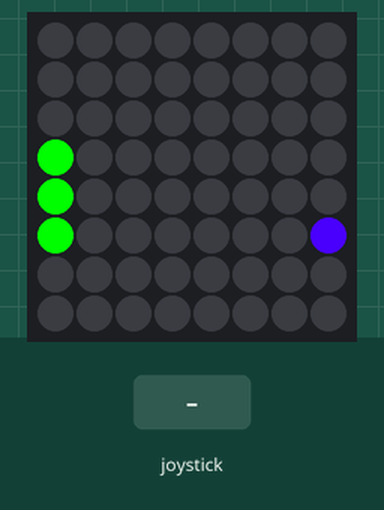
This program was run on a simulated Raspberry Pi (BCM pin numbers) with a Sense HAT. On the bench: the Sense HAT's 8×8 RGB LED matrix. The inputs (shaded band) are chosen by the test bench. Random numbers come from a fixed seed. At 2.8 s the program stops and its outputs stay as they are.

Above: at 1.2 s.
1.3 s: joystick pushed up
At 1.65 s:
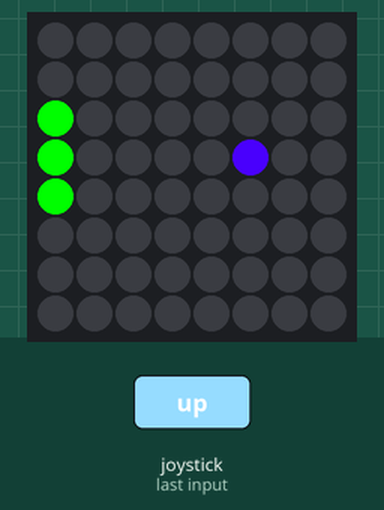
At 3.7 s:
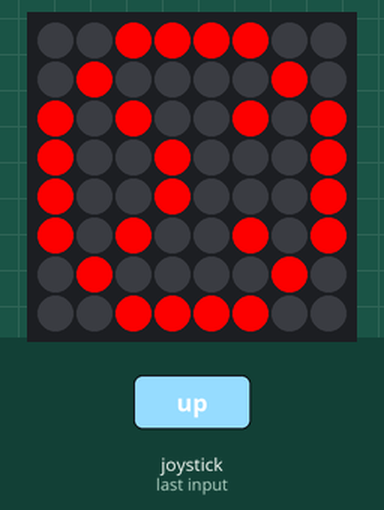
Timing chart, 0 to 4.3 s (numbered marks = the images above; inputs shaded):
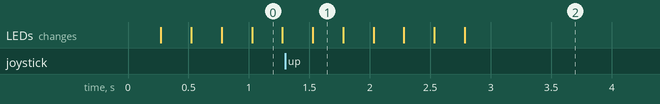

The program:

pong_game.py
```python
#Project 8 - Pong With a Sense HAT
#latest code updates available at: https://github.com/RuiSantosdotme/RaspberryPiProject
#project updates at: https://nostarch.com/RaspberryPiProject

#based on raspberrypi.org Sense HAT Pong example

#import necessary libraries
from random import randint
from time import sleep

#use this line if you are using the Sense HAT board
from sense_hat import SenseHat

#uncomment the following line if you are using the emulator
#from sense_emu import SenseHat

#create an object called sense
sense = SenseHat()

#set bat position, random ball position, and velocity
y = 4
ball_position = [int(randint(2,6)), int(randint(1,6))]
ball_velocity = [1, 1]

#red color
X = [255, 0, 0]
#no color
N = [0, 0, 0]

#sad face array
sad_face = [
N, N, X, X, X, X, N, N,
N, X, N, N, N, N, X, N,
X, N, X, N, N, X, N, X,
X, N, N, X, N, N, N, X,
X, N, N, X, N, N, N, X,
X, N, X, N, N, X, N, X,
N, X, N, N, N, N, X, N,
N, N, X, X, X, X, N, N
]

#draws bat at y position
def draw_bat():
    sense.set_pixel(0, y, 0, 255, 0)
    sense.set_pixel(0, y+1, 0, 255, 0)
    sense.set_pixel(0, y-1, 0, 255, 0)

#move bat up
def move_up(event):
    global y
    if y > 1 and event.action=='pressed':
        y -= 1

#move bat down
def move_down(event):
    global y
    if y < 6 and event.action=='pressed':
        y += 1

#move ball to the next position
def draw_ball():
    #ball displayed on current position
    sense.set_pixel(ball_position[0], ball_position[1], 75, 0, 255)
    #next ball position
    ball_position[0] += ball_velocity[0]
    ball_position[1] += ball_velocity[1]
    #if ball hits ceiling, calculate next position
    if ball_position[0] == 7:
        ball_velocity[0] = -ball_velocity[0]
    #if ball hits wall, calculate next position
    if ball_position[1] == 0 or ball_position[1] == 7:
        ball_velocity[1] = -ball_velocity[1]
    #if ball reaches 0 position, player loses and quits game
    if ball_position[0] == 0:
        sleep(0.25)
        sense.set_pixels(sad_face)
        quit()
    #if ball hits bat, calculate next ball position
    if ball_position[0] == 1 and y - 1 <= ball_position[1] <= y+1:
        ball_velocity[0] = -ball_velocity[0]

#when joystick moves up or down, trigger corresponding function
sense.stick.direction_up = move_up
sense.stick.direction_down = move_down

#run the game
while True:
    sense.clear()
    draw_bat()
    draw_ball()
    sleep(0.25)
```
